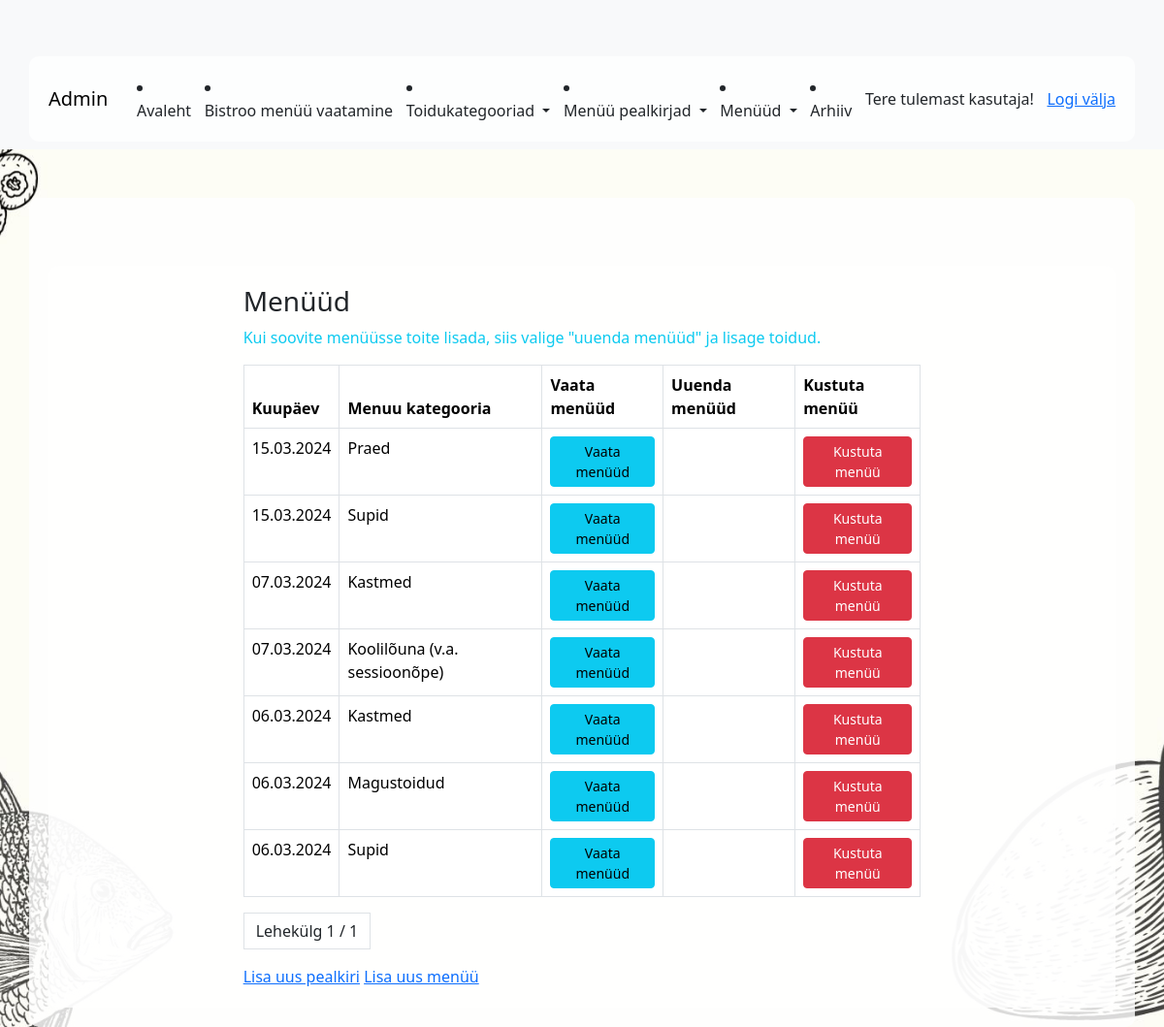
/app_admin/menu_list/ (signed in), run on an earlier commit of the app's database.
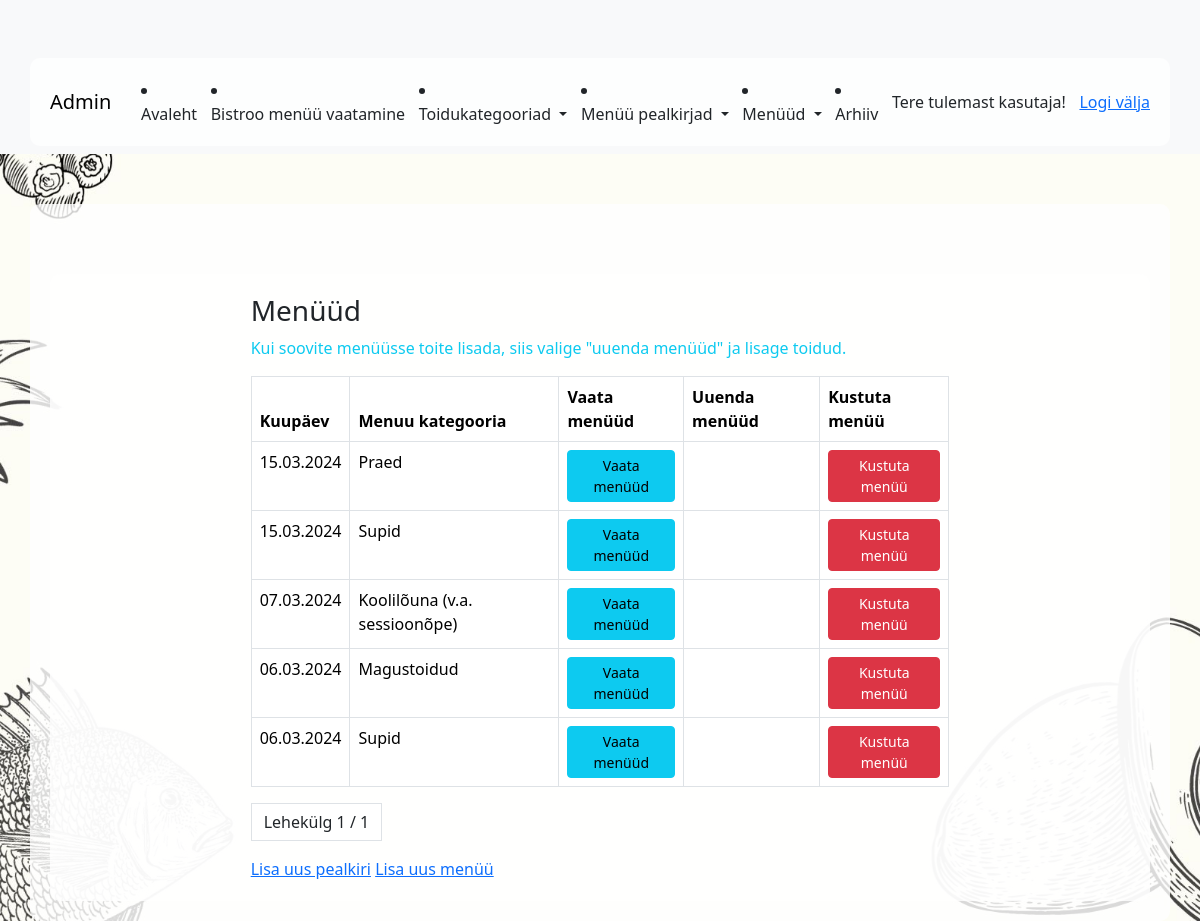
And on a later commit of the database.
### app_admin/models.py (models this page shows, shortened)
class Menu(models.Model):
    date = models.ForeignKey(Heading, on_delete=models.CASCADE)
    category = models.ForeignKey(Category, on_delete=models.PROTECT)
    class Meta:
        ordering = ['-date', 'category']

class Heading(models.Model):
    date = models.DateField(blank=False, null=False, unique=True, verbose_name="Kuupäev")
    topic = models.CharField(max_length=100, null=True, blank=True, verbose_name="Teemapäev")
    chef = models.CharField(max_length=100, null=True, blank=True, verbose_name="Peakokk soovitab:")
    student = models.CharField(max_length=100, null=True, blank=True, verbose_name="Kes tegid:")
    def __str__(self):
        return f'{self.date.strftime("%d.%m.%Y")}'
    class Meta:
        ordering = ['-date']

class Category(models.Model):
    number = models.PositiveIntegerField(verbose_name="Number")
    name = models.CharField(max_length=255, unique=True, verbose_name="Kategooria nimetus")

### app_admin/views.py (the view)
# urls.py: path('menu_list/', views.MenuListView.as_view(), name='menu_list'),
class MenuListView(ManagerRequiredMixin, ListView):
    template_name = 'app_admin/menu_list.html'
    model = Menu
    context_object_name = 'menu_list'
    paginate_by = 10  # 10 per page in ListView
    def get_queryset(self):
        queryset = super().get_queryset()
        queryset = queryset.order_by('date', 'category__name')
        return queryset
    def get_context_data(self, **kwargs):
        context = super().get_context_data(**kwargs)
        return context

### app_admin/templatetags/is_menu_old.py (called while the page is built)
@register.filter
def is_menu_old(menu_date):
    try:
        date_object = datetime.strptime(menu_date, '%d.%m.%Y').date()
        today = date.today()
        return date_object < today
    except ValueError:
        return False

### app_admin/views.py (called while the page is built)
    def test_func(self):
        return self.request.user.groups.filter(name='Manager').exists()

### app_admin/templates/app_admin/menu_list.html (shortened to what this page needs)
{% extends 'base_admin.html' %}
{% load is_menu_old %}
{% block content %}
    <div class="container">
        <div class="row">
            <div class="col-8 mx-auto">
                <h3>Menüüd</h3>
                <div class="text-info"> Kui soovite menüüsse toite lisada, siis valige "uuenda menüüd" ja lisage toidud.</div>
                <table class="mt-3 table table-bordered table-hover">
                    <thead>
                        <tr class="text">
                            <th>Kuupäev</th>
                            <th>Menuu kategooria</th>
                            <th>Vaata menüüd</th>
                            <th>Uuenda menüüd</th>
                            <th>Kustuta menüü</th>
                        </tr>
                    </thead>
                    <tbody>
                        {% for item in object_list %}
                            <tr>
                                <td>{{ item.date }}</td>
                                <td>{{ item.category.name }}</td>
                                <td><a href="{% url 'app_admin:menu_detail' pk=item.id %}" class="btn btn-info btn-sm">Vaata menüüd</a></td>
                                <td>
                                </td>
                                <td><a href="{% url 'app_admin:menu_delete' pk=item.id %}" class="btn btn-danger btn-sm">Kustuta menüü</a></td>
                            </tr>
                        {% endfor %}
                    </tbody>
                </table>
                <ul class="pagination">
                    <li class="page-link text-dark">
                        Lehekülg {{ page_obj.number }} / {{ page_obj.paginator.num_pages }}
                    </li>
                </ul>
                <a href="{% url 'app_admin:heading_create' %}">Lisa uus pealkiri</a>
                <a href="{% url 'app_admin:menu_add' %}">Lisa uus menüü</a>
            </div>
        </div>
    </div>
{% endblock %}

### templates/base_admin.html (shortened to what this page needs)
{% load static %}
<!DOCTYPE html>
<html lang="en">
<head>
    <link href="{% static 'css/bootstrap.css' %}" rel="stylesheet" />
    <link rel="stylesheet" href="https://code.jquery.com/ui/1.12.1/themes/base/jquery-ui.css">
</head>
<body>
    {% include 'menu_admin.html' %}
    <div class="container">
        {% block content %}
        {% endblock %}
    </div>
</body>
</html>

### templates/menu_admin.html (shortened to what this page needs)
<nav class="navbar navbar-expand-lg navbar-light bg-light">
  <div class="container">
    {% if user.is_authenticated %}
      <a class="navbar-brand" href="http://127.0.0.1:8000/admin/"> Admin </a>
        <li class="nav-item">
        <a class="nav-link" href="{% url "app_admin:index" %}" >Avaleht</a>
        </li>
        <li class="nav-item">
        <a class="nav-link" href="{% url "app_public:index" %}" >Bistroo menüü vaatamine</a>
        </li>
              <li class="nav-item dropdown">
          <a class="nav-link dropdown-toggle" href="#" role="button" data-bs-toggle="dropdown" aria-expanded="false">
                Toidukategooriad
          </a>
        </li>
              <li class="nav-item dropdown">
          <a class="nav-link dropdown-toggle" href="#" role="button"  data-bs-toggle="dropdown" aria-expanded="false">
               Menüü pealkirjad
          </a>
        </li>
        <li class="nav-item dropdown">
          <a class="nav-link dropdown-toggle" href="#" role="button"  data-bs-toggle="dropdown" aria-expanded="false">
               Menüüd
          </a>
        </li>
         <li class="nav-item">
    <a class="nav-link" href="{% url 'app_admin:archive_page' %}">Arhiiv</a>
  </li>
    <span class="nav-link">Tere tulemast {{ user.username }}! </span>
    <span id="logout-link" class="nav-link alert-info"><a href="#">Logi välja </a></span>
{% else %}
    <span class="nav-link">Kui sa soovid menüüd muuta, siis sa pead sisse logima! <a href="{% url 'login' %}">Logi sisse</a></span>
{% endif %}
    </div>
</nav>

What changed in the data, as far as the page shows it:
removed Menu: date "07.03.2024", category.name "Kastmed"
removed Menu: date "06.03.2024", category.name "Kastmed"
